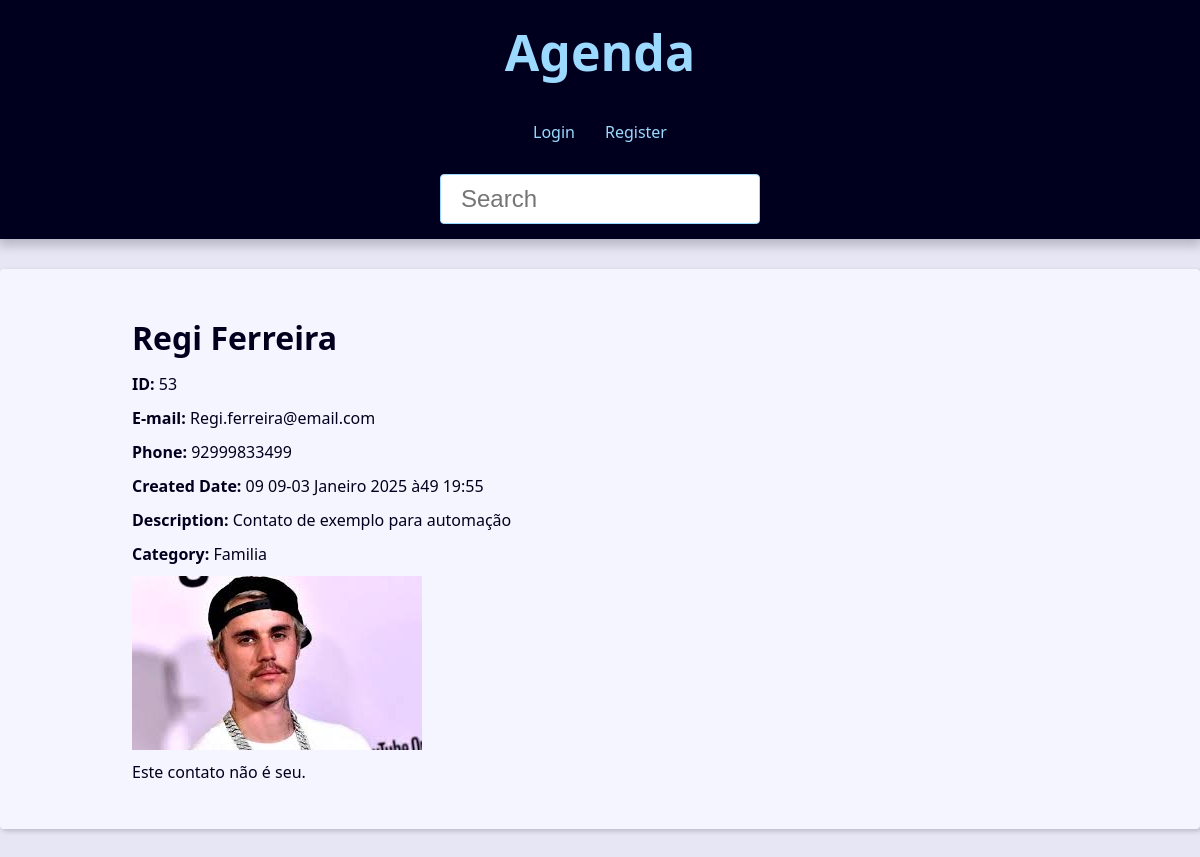
/contact/53/, run on the app's committed database.
### contact/models.py (models this page shows, shortened)
class Contact(models.Model):
    first_name = models.CharField(max_length=50)
    last_name = models.CharField(max_length=50, blank=True)
    phone = models.CharField(max_length=50)
    email = models.EmailField(max_length=254, blank=True)
    created_date = models.DateTimeField(default=timezone.now)
    description = models.TextField(blank=True)
    show = models.BooleanField(default=True)
    picture = models.ImageField(blank=True, upload_to='pictures/%Y/%m/')
    category = models.ForeignKey(
        Category,
        on_delete=models.SET_NULL,
        blank=True, null=True
    )
    owner = models.ForeignKey(
        User,
        on_delete=models.SET_NULL,
        blank=True, null=True
    )

class Category(models.Model):
    class Meta:
        verbose_name = 'Category'
        verbose_name_plural = 'Categories'
    name = models.CharField(max_length=50)

### contact/views/contact_views.py (the view)
# urls.py: path('contact/<int:contact_id>/', views.contact, name='contact'),
def contact(request, contact_id):
    single_contact = get_object_or_404(
        Contact, pk=contact_id, show=True
    )
    site_title = f'{single_contact.first_name} {single_contact.last_name} - '
    context = {
        'contact': single_contact,
        'site_title': site_title
    }
    return render(
        request,
        'contact/contact.html',
        context
    )

### contact/templates/contact/contact.html
{% extends 'global/base.html' %}
{% block content %}
  <div class="single-contact">
    <h1 class="single-contact-name">
      {{ contact.first_name }} {{ contact.last_name }}
    </h1>
    <p><b>ID:</b> {{ contact.id }}</p>
    <p><b>E-mail:</b> {{ contact.email }}</p>
    <p><b>Phone:</b> {{ contact.phone }}</p>
    <p><b>Created Date:</b> {{ contact.created_date|date:"d de F Y \\às H:i" }}</p>
    <p><b>Description:</b> {{ contact.description }}</p>
    <p><b>Category:</b> {{ contact.category.name }}</p>
    {% if contact.picture %}
      <p>
        <img src="{{ contact.picture.url }}" alt="{{ contact.first_name }} {{ contact.last_name }}">
      </p>
    {% endif %}
    {% if user == contact.owner %}
      <div class="contact-links">
        <a class="btn btn-link" href="{% url 'contact:update' contact.id %}">Update</a>
        <form action="{% url 'contact:delete' contact.id %}" method="POST">
          {% csrf_token %}
          {% if confirmation == 'no' %}
            <input type="hidden" name="confirmation" value="yes">
            <button class="btn btn-link btn-delete" type="submit">Confirma?</button>
          {% else %}
            <button class="btn btn-link btn-delete" type="submit">Delete</button>
          {% endif %}
        </form>
      </div>
    {% else %}
      <p>Este contato não é seu.</p>
    {% endif %}
  </div>
{% endblock content %}

### base_static/global/css/style.css (style rules this page uses)
:root { --spacing: 1.5rem; --link-dark-color: rgb(0, 83, 134); --link-light-color: rgb(156, 217, 255); --clr-white: rgb(245, 245, 255); --clr-black: rgb(0, 0, 30); --clr-light-gray: rgb(230, 230, 245); --clr-dark-shadow-5: rgba(0, 0, 10, 5%); --clr-dark-shadow-10: rgba(0, 0, 10, 10%); --clr-dark-shadow-20: rgba(0, 0, 10, 20%); --clr-light-shadow-5: rgba(200, 200, 255, 5%); --clr-light-shadow-10: rgba(200, 200, 255, 10%); --clr-light-shadow-20: rgba(200, 200, 255, 20%); --main-page-width: 120rem; --table-min-width: 60rem; --biggest-font-size: 5rem; --bigger-font-size: 4rem; --big-font-size: 3.2rem; --medium-font-size: 2.4rem; --small-font-size: 1.6rem; --smaller-font-size: 1.4rem; --smallest-font-size: 1.2rem; --transition-fast: 300ms; --transition-medium: 600ms; --transition-slow: 1s; --default-border-radius: 4px; }
*, *::before, *::after { margin: 0; padding: 0; box-sizing: border-box; }
html { font-size: 62.5%; }
body { font-family: system-ui, -apple-system, BlinkMacSystemFont, 'Segoe UI', Roboto, Oxygen, Ubuntu, Cantarell, 'Open Sans', 'Helvetica Neue', sans-serif; line-height: 1.5; font-size: var(--small-font-size); color: var(--clr-black); -webkit-font-smoothing: antialiased; background: var(--clr-light-gray); }
img, svg { display: block; max-width: 100%; }
@media (min-width: 600px) { .single-contact { max-width: 80%; margin: calc(var(--spacing) * 2) auto; } }
.single-contact h1 { margin: 1rem 0; }
.single-contact p { margin: 1rem 0; }

### data on the page
Contact: first_name "Regi", last_name "Ferreira", id "53", email "Regi.ferreira@email.com", phone "92999833499", created_date "09 09-03 Janeiro 2025 à49 19:55", description "Contato de exemplo para automação", category.name "Familia", picture (picture)
